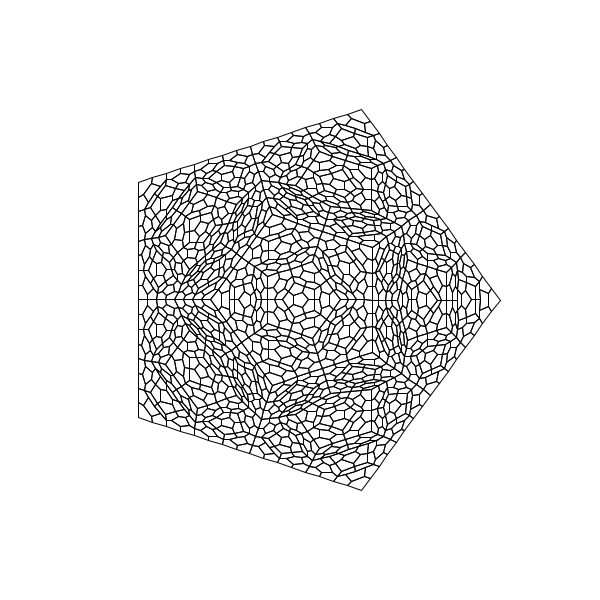
Frame 1 (no input)
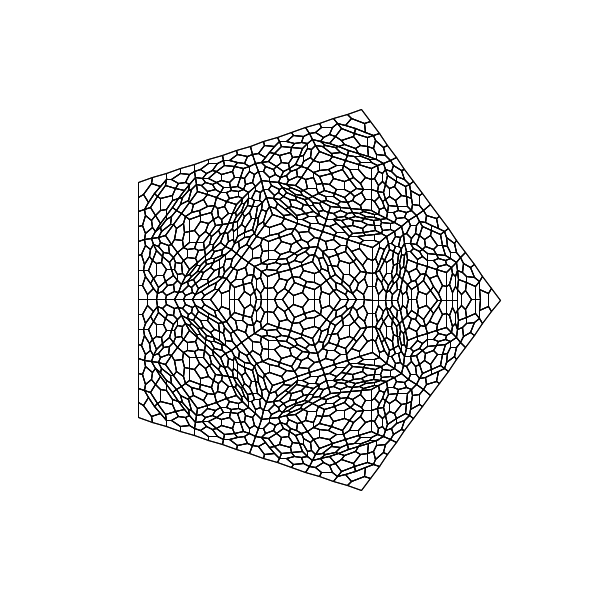
Frame 2 (the mouse pressed at the canvas centre, redrawn once)

The Processing sketch that drew these frames (run headless with seeded random() and noise(); the mouse was pressed at the canvas centre and the sketch redrawn once):

// Processing sketch: processing_130047
// ── processing_130047.pde

/**
 This example is a varient of the same process that produces the 
 Sierpinski triangle. The main difference is that we use a pentagon
 instead of a triangle. The second difference is that after we find
 the midpoints on the sides of the pentagon, we start to draw a line
 to the point on the opposite side, stopping before we get there. 
 Connecting these inner points creates six new smaller pentagons. 
 
 For implementation, this is designed to be very close to the recursive
 class we built for the Sierpinski triangle.
 
 C. Andrews
 2014-01-23
 
 **/


Pentagon fractal;
// this is the percentage of the distance the inner struts travel 
// across the center of the pentagon
float strutFactor = .2; 
void setup() {
  size(600, 600);

  background(255);
  noLoop();
}

/**
 Setup the initial pentagon. We are using our basic circle algorithm
 to calculate the initial points.
 **/
void draw() {
  translate(width/2, height / 2);
  PVector[] points = new PVector[5];

  float angle = TWO_PI/5;

  int radius = width/3;

  for (int i = 0; i < 5; i++) {
    float x = radius * cos(angle*i);
    float y = radius * sin(angle * i);
    points[i] = new PVector(x, y);
  }

  fractal = new Pentagon(points, 4);

  fractal.draw();
}


/**
 Our recursive class for creating the fractal. Notice how similar it
 is to the Sierpinski triangle.
 **/
class Pentagon {
  PVector[] points; // the outer points of this pentagon
  Pentagon[] branches; // the six inner pentagons
  int level;

  Pentagon(PVector[] thePoints, int levels) {
    points = thePoints;
    level = levels;

    if (level > 0) {
      // create our array of inner pentagons
      branches =  new Pentagon[6];

      // find the midpoints on each edge
      PVector[] midpoints;
      midpoints = new PVector[5];
      for (int i = 0; i < points.length;i++) {
        midpoints[i] = midpoint(points[i], points[(i+1)%points.length]);
      }


      // find the inner points  
      PVector[] innerPoints = new PVector[5];

      for (int i = 0; i < midpoints.length;i++) {
        PVector opposite = points[(i+3)%points.length];
        float x = midpoints[i].x + (opposite.x - midpoints[i].x) * strutFactor;
        float y = midpoints[i].y + (opposite.y - midpoints[i].y) * strutFactor;
        innerPoints[i]= new PVector(x, y);
      }


      // Create the Pentagon objects representing the six inner
      // pentagons
      // the shape is very regular, so we can build the ring of five
      // using a loop
      for (int i = 0; i < points.length; i++) {

        PVector[] p = new PVector[points.length];
        p[0] = midpoints[i];
        p[1] = innerPoints[i]; 
        p[2] = innerPoints[(i+1)%points.length];
        p[3] = midpoints[(i+1)%points.length];
        p[4] = points[(i+1)%points.length];
        branches[i] = new Pentagon(p, level-1);
      }

      // add the final innermost pentagon  
      branches[5] = new Pentagon(innerPoints, level-1);
    }
  }

  /**
   This is a simple helper function that takes in two points and
   returns the midpoint between them.
   **/
  PVector midpoint(PVector point1, PVector point2) {
    return new PVector(point1.x + (point2.x - point1.x)/2, point1.y + (point2.y - point1.y)/2);
  }

  /**
   This draws the fractal. If this is on level 0, we just draw the triangle
   formed by the three points in points. If it isn't level 0, we iterate
   through the six branches and tell them to draw themselves.
   **/
  void draw() {

    if (level != 0) {
      for (Pentagon branch: branches) {
        if (branch != null) {
          branch.draw();
        }
      }
    }
    else {
      noFill();
      beginShape();
      for (int i = 0;i < points.length; i++) {
        vertex(points[i].x, points[i].y);
      }
      vertex(points[0].x, points[0].y);
      endShape();
    }
  }
}
